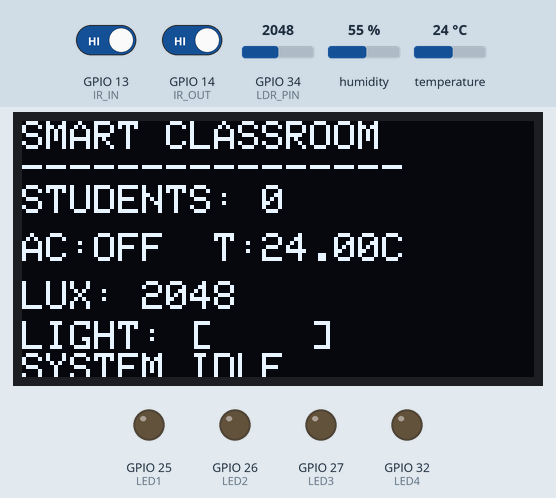
A sketch run on a simulated ESP32. On the bench: 128×64 one-colour display, output pins drawn as LEDs (lit = HIGH). Inputs (shaded band) come from the test bench; at power-on: GPIO 13 (IR_IN) HIGH, GPIO 34 (LDR_PIN) = 2048, temperature 24 °C, GPIO 14 (IR_OUT) HIGH, humidity 55 %.

Above: at 6.8 s.
6.9 s: GPIO 13 (IR_IN) driven LOW
At 7.9 s:
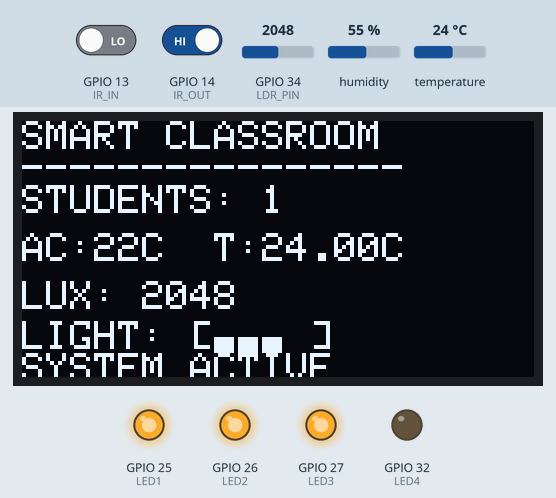
8.7 s: GPIO 34 (LDR_PIN) set to 2929
At 9.1 s:
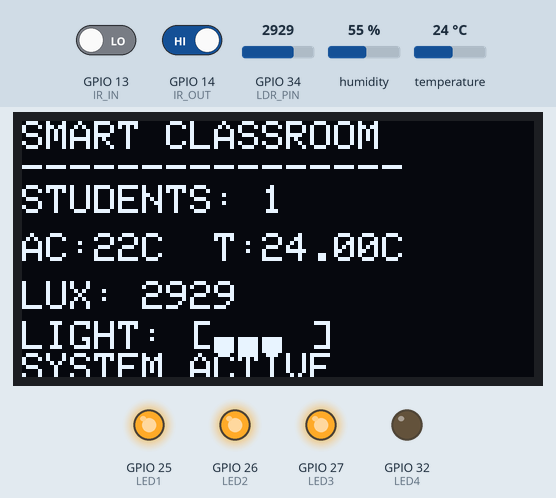
10.3 s: GPIO 34 (LDR_PIN) set to 3048
At 11.6 s:
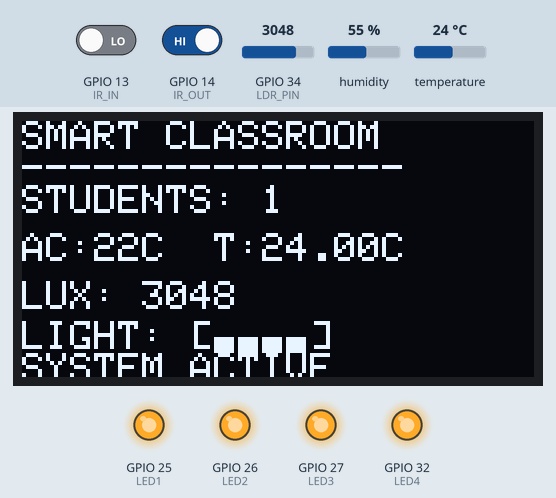
11.9 s: temperature set to 30 °C
At 12.8 s:
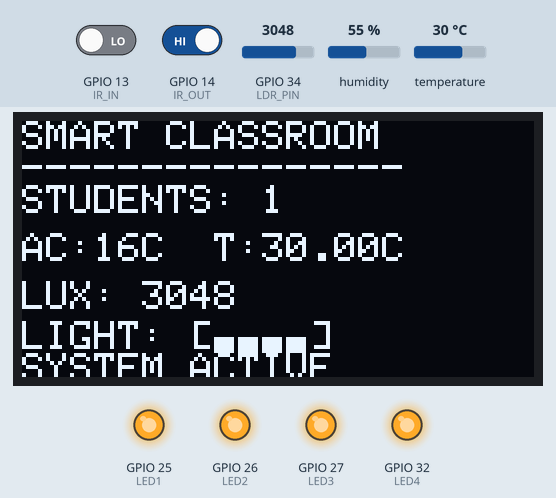
13.5 s: temperature set to 33 °C
At 15.3 s:
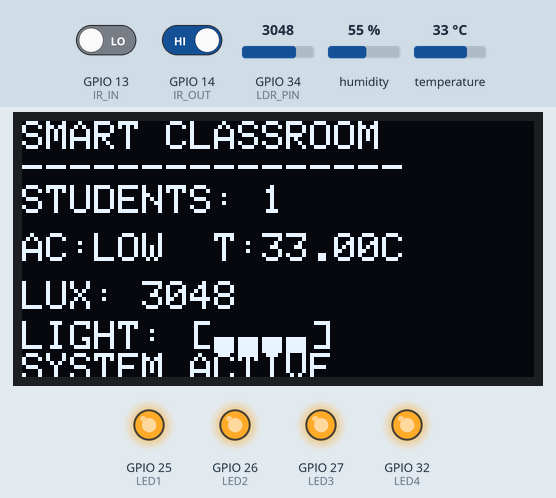
15.6 s: GPIO 34 (LDR_PIN) set to 1960
At 16.9 s:
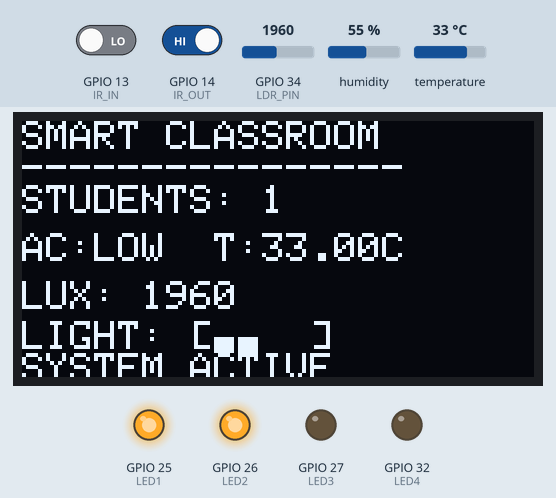
Timing chart, 0 to 18.2 s (numbered marks = the images above; inputs shaded):
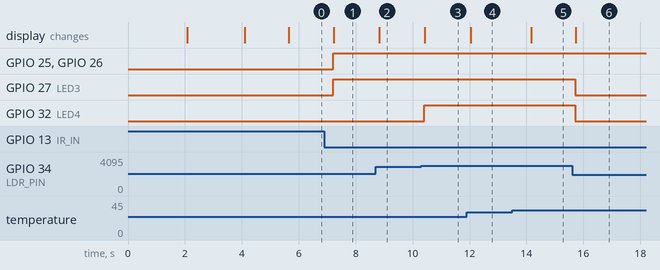

Measured:
- the behaviour switches between 3000 and 3001 on GPIO 34 (LDR_PIN) (found by bisection; images 2 and 3)
- the behaviour switches between 31 and 32 °C on temperature (found by bisection; images 4 and 5)
- after the input at 6.9 s, GPIO 25 (LED1), GPIO 26 (LED2), GPIO 27 (LED3): LOW → HIGH after 0.31 s; the display: changes after 0.33 s (image 1)
- after the input at 8.7 s, the display: changes after 0.13 s (image 2)
- after the input at 10.3 s, GPIO 32 (LED4): LOW → HIGH after 0.11 s; the display: changes after 0.13 s (image 3)
- after the input at 11.9 s, the display: changes after 0.13 s (image 4)
- after the input at 13.5 s, the display: changes after 0.66 s (image 5)
- after the input at 15.6 s, GPIO 27 (LED3), GPIO 32 (LED4): HIGH → LOW after 0.11 s; the display: changes after 0.14 s (image 6)

The sketch:

SmartClassroom.ino
```cpp
#include <Wire.h>
#include <Adafruit_GFX.h>
#include <Adafruit_SSD1306.h>
#include <DHT.h>

// ---------------- OLED ----------------
#define SCREEN_WIDTH 128
#define SCREEN_HEIGHT 64
Adafruit_SSD1306 display(SCREEN_WIDTH, SCREEN_HEIGHT, &Wire, -1);

// ---------------- DHT ----------------
#define DHTPIN 4
#define DHTTYPE DHT11
DHT dht(DHTPIN, DHTTYPE);

// ---------------- PINS ----------------
#define IR_IN 13
#define IR_OUT 14

#define LED1 25
#define LED2 26
#define LED3 27
#define LED4 32

#define LDR_PIN 34

// ---------------- VARIABLES ----------------
int peopleCount = 0;
bool inState = LOW;
bool outState = LOW;

// ---------------- SETUP ----------------
void setup() {
  Serial.begin(115200);

  pinMode(IR_IN, INPUT);
  pinMode(IR_OUT, INPUT);

  pinMode(LED1, OUTPUT);
  pinMode(LED2, OUTPUT);
  pinMode(LED3, OUTPUT);
  pinMode(LED4, OUTPUT);

  dht.begin();

  // OLED init
  if(!display.begin(SSD1306_SWITCHCAPVCC, 0x3C)) {
    Serial.println("OLED Failed");
    while(true);
  }

  display.setTextColor(WHITE);

  // -------- STARTUP SCREENS --------
  display.clearDisplay();
  display.setTextSize(1);
  display.setCursor(15,20);
  display.println("WELCOME TO");
  display.setCursor(0,35);
  display.println("SMART CLASSROOM");
  display.display();
  delay(2000);

  display.clearDisplay();
  display.setCursor(20,30);
  display.println("Getting Ready...");
  display.display();
  delay(2000);

  display.clearDisplay();
  display.setCursor(20,30);
  display.println("SYSTEM IDLE");
  display.display();
  delay(1500);
}

// ---------------- LOOP ----------------
void loop() {

  // -------- IR ENTRY --------
  if(digitalRead(IR_IN) == LOW && inState == LOW) {
    peopleCount++;
    inState = HIGH;
  }
  if(digitalRead(IR_IN) == HIGH) {
    inState = LOW;
  }

  // -------- IR EXIT --------
  if(digitalRead(IR_OUT) == LOW && outState == LOW) {
    if(peopleCount > 0) peopleCount--;
    outState = HIGH;
  }
  if(digitalRead(IR_OUT) == HIGH) {
    outState = LOW;
  }

  // -------- READ SENSORS --------
  float temp = dht.readTemperature();
  int ldrValue = analogRead(LDR_PIN);

  // -------- AC LOGIC (UPDATED) --------
  String acStatus;

  if(peopleCount == 0) {
    acStatus = "OFF";
  }
  else {
    if(temp < 24) acStatus = "24C";
    else if(temp < 26) acStatus = "22C";
    else if(temp < 28) acStatus = "20C";
    else if(temp < 30) acStatus = "18C";
    else if(temp < 32) acStatus = "16C";
    else acStatus = "LOW";
  }

  // -------- LIGHT LOGIC --------
  int ledLevel = 0;

  if(ldrValue > 3000) ledLevel = 4;      // Dark
  else if(ldrValue > 2000) ledLevel = 3; // Dim
  else if(ldrValue > 1000) ledLevel = 2; // Normal
  else ledLevel = 1;                     // Bright

  // -------- SYSTEM OFF CONDITION --------
  if(peopleCount == 0) {
    ledLevel = 0;
  }

  digitalWrite(LED1, ledLevel >= 1);
  digitalWrite(LED2, ledLevel >= 2);
  digitalWrite(LED3, ledLevel >= 3);
  digitalWrite(LED4, ledLevel >= 4);

  // -------- OLED DISPLAY --------
  display.clearDisplay();

  // Title
  display.setTextSize(1);
  display.setCursor(0,0);
  display.println("SMART CLASSROOM");
  display.println("----------------");

  // Students
  display.setCursor(0,16);
  display.print("STUDENTS: ");
  display.println(peopleCount);

  // AC + Temp
  display.setCursor(0,28);
  display.print("AC:");
  display.print(acStatus);
  display.print("  T:");
  display.print(temp);
  display.println("C");

  // LDR
  display.setCursor(0,40);
  display.print("LUX: ");
  display.println(ldrValue);

  // Light bar
  display.setCursor(0,50);
  display.print("LIGHT: [");
  for(int i=0;i<4;i++){
    if(i < ledLevel) display.print((char)219); // █
    else display.print(" ");
  }
  display.println("]");

  // Status
  display.setCursor(0,58);
  if(peopleCount == 0)
    display.println("SYSTEM IDLE");
  else
    display.println("SYSTEM ACTIVE");

  display.display();

  delay(500);
}
```
